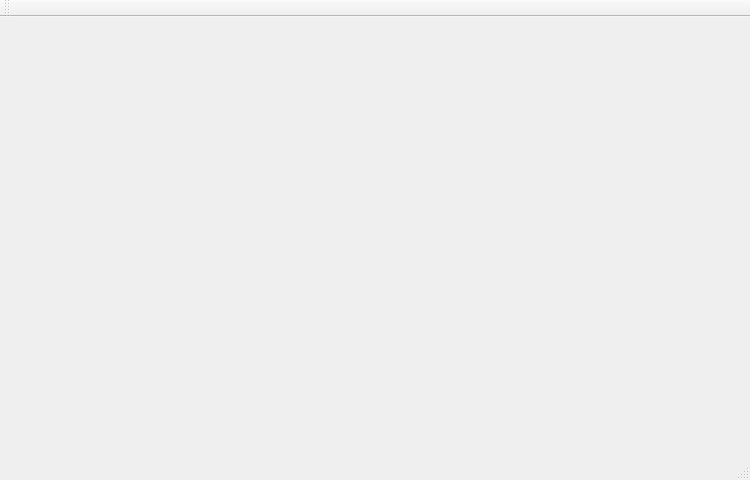
<?xml version="1.0" encoding="UTF-8"?>
<ui version="4.0">
 <class>MainWindow</class>
 <widget class="QMainWindow" name="MainWindow">
  <property name="geometry">
   <rect>
    <x>0</x>
    <y>0</y>
    <width>750</width>
    <height>480</height>
   </rect>
  </property>
  <property name="windowTitle">
   <string>MainWindow</string>
  </property>
  <widget class="QWidget" name="centralWidget"/>
  <widget class="QMenuBar" name="menuBar">
   <property name="geometry">
    <rect>
     <x>0</x>
     <y>0</y>
     <width>750</width>
     <height>26</height>
    </rect>
   </property>
  </widget>
  <widget class="QToolBar" name="mainToolBar">
   <attribute name="toolBarArea">
    <enum>TopToolBarArea</enum>
   </attribute>
   <attribute name="toolBarBreak">
    <bool>false</bool>
   </attribute>
  </widget>
  <widget class="QStatusBar" name="statusBar"/>
 </widget>
 <layoutdefault spacing="6" margin="11"/>
 <resources/>
 <connections/>
</ui>
